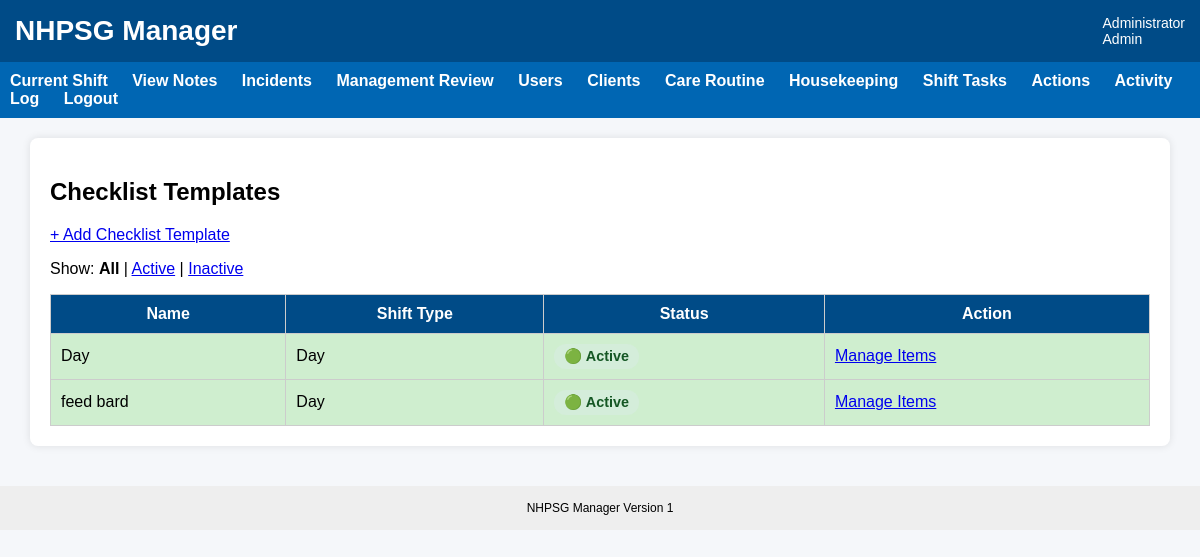
Screenshot of /checklist-templates (signed in) with the database file from the repository.
### tables this page shows
CREATE TABLE checklist_templates (
    template_id INTEGER PRIMARY KEY AUTOINCREMENT,
    template_name TEXT NOT NULL,
    shift_type TEXT NOT NULL,
    active INTEGER NOT NULL DEFAULT 1,
    created_at TEXT DEFAULT CURRENT_TIMESTAMP
);

### app.py (the view)
@app.route("/checklist-templates")
def checklist_templates():
    if "user_id" not in session:
        return redirect(url_for("login"))
    if session["role"] not in ["Admin", "Program Manager", "Director"]:
        return "Access denied", 403
    status_filter = request.args.get(
        "status",
        "all"
    ).strip().lower()
    if status_filter == "active":
        active_filter = 1
    elif status_filter == "inactive":
        active_filter = 0
    else:
        status_filter = "all"
        active_filter = None
    conn = get_db()
    query = """
        SELECT *
        FROM checklist_templates
    """
    parameters = ()
    if active_filter is not None:
        query += """
            WHERE active = ?
        """
        parameters = (active_filter,)
    query += """
        ORDER BY shift_type, template_name
    """
    templates = conn.execute(
        query,
        parameters
    ).fetchall()
    conn.close()
    return render_template(
        "checklist_templates.html",
        templates=templates,
        status_filter=status_filter
    )

### app.py (called while the page is built, shortened)
@app.before_request
def enforce_session_timeout():
    if "user_id" not in session:
        return None
    if request.endpoint in [
        "static",
        "login",
        "logout",
        "session_timeout"
    ]:
        return None
    current_time = time.time()
    last_activity = session.get("last_activity")
    if last_activity is not None:
        inactive_seconds = current_time - last_activity
    session["last_activity"] = current_time
    return None

@app.context_processor
def inject_session_timeout_settings():
    return {
        "session_timeout_seconds": SESSION_TIMEOUT_SECONDS,
        "session_warning_seconds": SESSION_WARNING_SECONDS
    }

def get_db():
    print("Using database:", os.path.abspath(DB_NAME))
    conn = sqlite3.connect(DB_NAME)
    conn.row_factory = sqlite3.Row
    return conn

### templates/checklist_templates.html (shortened to what this page needs)
{% extends "base.html" %}
{% block content %}
<div class="card">
    <h2>Checklist Templates</h2>
    <p><a href="/checklist-template/new">+ Add Checklist Template</a></p>
    <p>
        Show:
        {% if status_filter == "all" %}
            <strong>All</strong>
        {% else %}
            <a href="{{ url_for('checklist_templates', status='all') }}">All</a>
        {% endif %}
        |
        {% if status_filter == "active" %}
            <strong>Active</strong>
        {% else %}
            <a href="{{ url_for('checklist_templates', status='active') }}">Active</a>
        {% endif %}
        |
        {% if status_filter == "inactive" %}
            <strong>Inactive</strong>
        {% else %}
            <a href="{{ url_for('checklist_templates', status='inactive') }}">Inactive</a>
        {% endif %}
    </p>
    {% if templates %}
        <table>
            <tr>
                <th>Name</th>
                <th>Shift Type</th>
                <th>Status</th>
                <th>Action</th>
            </tr>
            {% for template in templates %}
            <tr class="{% if template.active %}row-active{% else %}row-inactive{% endif %}">
                <td>{{ template.template_name }}</td>
                <td>{{ template.shift_type }}</td>
                <td>
                    {% if template.active %}
                        <span class="status-active">🟢 Active</span>
                    {% else %}
                        <span class="status-inactive">⚪ Inactive</span>
                    {% endif %}
                </td>
                <td><a href="/checklist-template/{{ template.template_id }}">Manage Items</a></td>
            </tr>
            {% endfor %}
        </table>
    {% endif %}
</div>
{% endblock %}

### static/css/style.css (style rules this page uses)
body { font-family: Arial, Helvetica, sans-serif; margin:0; background:#f5f7fa; }
.card { background:white; padding:20px; border-radius:8px; box-shadow:0px 0px 8px rgba(0,0,0,0.1); margin-bottom:20px; }
table { width:100%; border-collapse:collapse; }
th { background:#004b87; color:white; }
td,th { padding:10px; border:1px solid #cccccc; }
.status-active { display: inline-block; padding: 4px 10px; border-radius: 12px; background: #d4edda; color: #155724; font-weight: bold; font-size: 0.9em; }
.row-active { background-color: #cfeecf; }

### rows the page displays
checklist_templates: template_name "Day", shift_type "Day", active "🟢 Active"
checklist_templates: template_name "feed bard", shift_type "Day", active "🟢 Active"

### other values shown
{{ session.full_name }} "Administrator"
{{ session.role }} "Admin"
